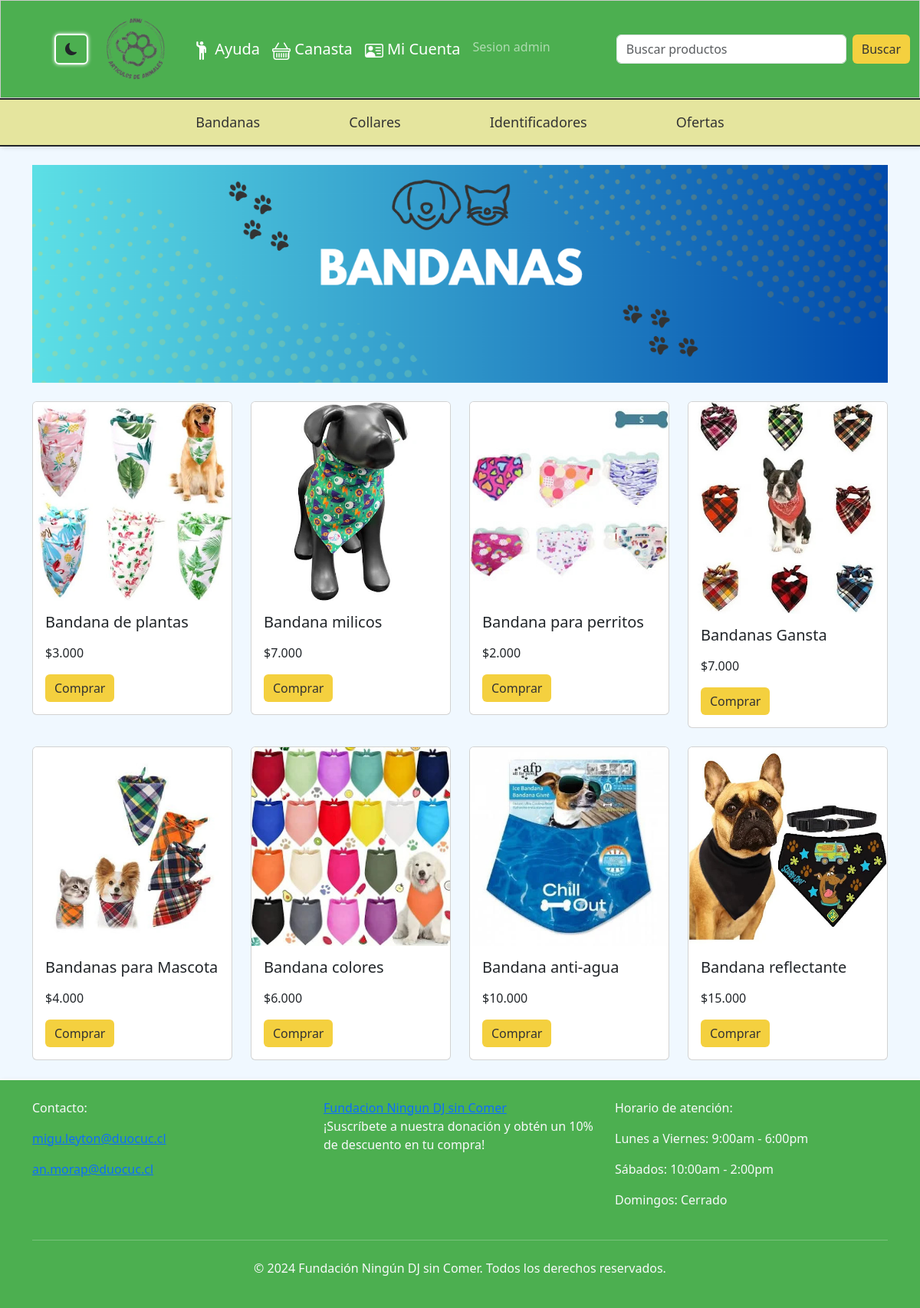
Screenshot of /aplicacion/bandanas/ with the database file from the repository.
### aplicacion/models.py (models this page shows, shortened)
class Producto_bandanas(models.Model):
    imagen = models.ImageField(upload_to='productos/')
    nombre = models.CharField(max_length=100)
    texto = models.CharField(max_length=100)
    precio = models.CharField(max_length=50)

### aplicacion/views.py (the view)
# urls.py: path('bandanas/',views.bandanas, name='bandanas'),
def bandanas(request):
    productos = Producto_bandanas.objects.all()
    return render(request, 'paginas/bandanas.html', {'productos': productos})

### aplicacion/templates/paginas/bandanas.html (shortened to what this page needs)
<!DOCTYPE html>
<html lang="en">
<head>
    {% load static %}
    <link rel="stylesheet" href="{% static 'bootstrap-5.3.3-dist/css/bootstrap.min.css' %}">
    <link rel="stylesheet" href="{% static 'css/style_bandanas.css' %}">
    <link rel="stylesheet" href="https://cdn.jsdelivr.net/npm/bootstrap-icons@1.11.3/font/bootstrap-icons.min.css">
</head>
<body>
    <nav id="navbar1" class="navbar navbar-expand-lg navbar-dark bg-success">
        <button id="boton_modo_oscuro" onclick="cambiarTema()" class="btn rounded-fill">
            <i id="icono_modo" class="bi bi-moon-fill"></i>
        </button>
        <div class="container">
            <a class="navbar-brand" href="{% url 'index' %}">
                <img src="{% static 'img/LogotipoANMI.png' %}" id="logo" alt="ANMI Logo">
            </a>
            <div class="collapse navbar-collapse justify-content-between" id="navbarSupportedContent">
                <ul class="navbar-nav mb-2 mb-lg-0">
                    <li class="nav-item">
                        <a id="textonav1" class="nav-link" href="{% url 'ayuda' %}">
                            Ayuda
                        </a>
                    </li>
                    <li class="nav-item">
                        <a id="textonav1" class="nav-link" href="{% url 'ver_canasta' %}">
                            Canasta
                        </a>
                    </li>
                    <li class="nav-item">
                        <a id="textonav1" class="nav-link" href="{% url 'micuenta' %}">
                            Mi Cuenta
                        </a>
                    </li>
                    <li class="nav-item">
                        <a class="nav-link" href="{% url 'lista_productos' %}">Sesion admin
                        </a>
                    </li>
                </ul>
                <form id="search-form" class="d-flex">
                    <input class="form-control me-2" id="search-bar" type="search" placeholder="Buscar productos" aria-label="Search">
                    <button class="btn btn-outline-light" id="search-button" type="submit">Buscar</button>
                </form>
            </div>
        </div>
    </nav>
    <nav id="navbar2" class="navbar navbar-expand-lg navbar-light bg-light">
        <div class="container">
            <div class="collapse navbar-collapse" id="navbarNavDropdown2">
                <ul class="navbar-nav mx-auto">
                    <li id="item_navbar2" class="nav-item">
                        <a id="textonav2" class="nav-link textoNavbar2" href="{% url 'bandanas' %}">
                            Bandanas
                        </a>
                    </li>
                    <li id="item_navbar2" class="nav-item">
                        <a id="textonav2" class="nav-link textoNavbar2" href="{% url 'collares' %}">
                            Collares
                        </a>
                    </li>
                    <li id="item_navbar2" class="nav-item">
                        <a id="textonav2" class="nav-link textoNavbar2" href="{% url 'identificadores' %}">
                            Identificadores
                        </a>
                    </li>
                    <li id="item_navbar2" class="nav-item">
                        <a id="textonav2" class="nav-link textoNavbar2" href="{% url 'ofertas' %}">
                            Ofertas
                        </a>
                    </li>
                </ul>
            </div>
        </div>
    </nav>
    <br>
    <div class="container text-center">
        <div class="row">
            <div class="col-12">
                <img src="{% static 'img/bannerbandanas.png' %}" class="img-fluid" alt="Productos más vendidos">
            </div>
        </div>
    </div>
    <div class="container mt-4">
        <div class="row">
            {% for x in productos %}
                <div class="col-sm-6 col-md-3 mb-4">
                    <div class="card">
                        <img src="{{ x.imagen.url }}" class="card-img-top img-fluid" alt="...">
                        <div class="card-body">
                            <h5 class="card-title">{{x.nombre}}</h5>
                            <p class="card-text">${{x.precio}}</p>
                            <a href="{% url 'agregar_al_carrito_bandana' x.id %}" class="btn btn-primary">Comprar</a>
                        </div>
                    </div>
                </div>
                {% if forloop.counter|divisibleby:4 and not forloop.last %}
                    </div><div class="row">
                {% endif %}
            {% endfor %}
        </div>
    </div>
    <footer id="footer" class="py-4 text-light">
        <div class="container">
            <div class="row">
                <div class="col-md-4">
                    <address>
                        <p>Contacto:</p>
                        <p><a href="mailto:migu.leyton@duocuc.cl">migu.leyton@duocuc.cl</a></p>
                        <p><a href="mailto:an.morap@duocuc.cl">an.morap@duocuc.cl</a></p>
                    </address>
                </div>
                <div class="col-md-4">
                    <a href="{% url 'fundacion' %}">Fundacion Ningun DJ sin Comer</a>
                    <p class="mb-0">¡Suscríbete a nuestra donación y obtén un 10% de descuento en tu compra!</p>
                </div>
                <div class="col-md-4">
                    <p>Horario de atención:</p>
                    <p>Lunes a Viernes: 9:00am - 6:00pm</p>
                    <p>Sábados: 10:00am - 2:00pm</p>
                    <p>Domingos: Cerrado</p>
                </div>
            </div>
            <hr class="my-4">
            <div class="text-center">
                <p>&copy; 2024 Fundación Ningún DJ sin Comer. Todos los derechos reservados.</p>
            </div>
        </div>
    </footer>
</body>
</html>

### proyecto/static/css/style_bandanas.css (style rules this page uses)
body { background-color: aliceblue; box-shadow: 0px 0px 20px rgba(0, 0, 0, 0.1); border-radius: 2px solid; }
#navbar1 { background-color: #4CAF50 !important; border: 1px solid #ccc; box-shadow: 2px 2px 5px rgba(0, 0, 0, 0.1); }
#logo { width: 100px; }
#search-button, .btn-primary { background-color: #F4D03F; color: #333; border: black; }
.navbar-toggler-icon, .nav-link svg { width: 1.5rem; height: 1.5rem; }
#search-bar { width: 300px; }
#textonav1 { color: #FFFFFF; font-size: 20px; }
#navbar2 { background-color: rgb(229, 229, 158) !important; box-shadow: 2px 2px 5px rgba(0, 0, 0, 0.1); border: 2px solid; border-left: #333333; border-right: #333333; }
#item_navbar2 { text-align: center; padding-left: 50px; padding-right: 50px; }
#textonav2 { color: #333333; font-size: large; }
#footer { background-color: #4CAF50; color: #333333; box-shadow: 2px 2px 5px rgba(0, 0, 0, 0.1); border-top: 2px solid; }
#boton_modo_oscuro { border: 2px solid #fff; box-shadow: 0 0 5px #fff; }
#boton_modo_oscuro { margin-left: 70px; }

### rows the page displays
Producto_bandanas: imagen (picture), nombre "Bandana de plantas", precio "3.000"
Producto_bandanas: imagen (picture), nombre "Bandana milicos", precio "7.000"
Producto_bandanas: imagen (picture), nombre "Bandana para perritos", precio "2.000"
Producto_bandanas: imagen (picture), nombre "Bandanas Gansta", precio "7.000"
Producto_bandanas: imagen (picture), nombre "Bandanas para Mascota", precio "4.000"
Producto_bandanas: imagen (picture), nombre "Bandana colores", precio "6.000"
Producto_bandanas: imagen (picture), nombre "Bandana anti-agua", precio "10.000"
Producto_bandanas: imagen (picture), nombre "Bandana reflectante", precio "15.000"
